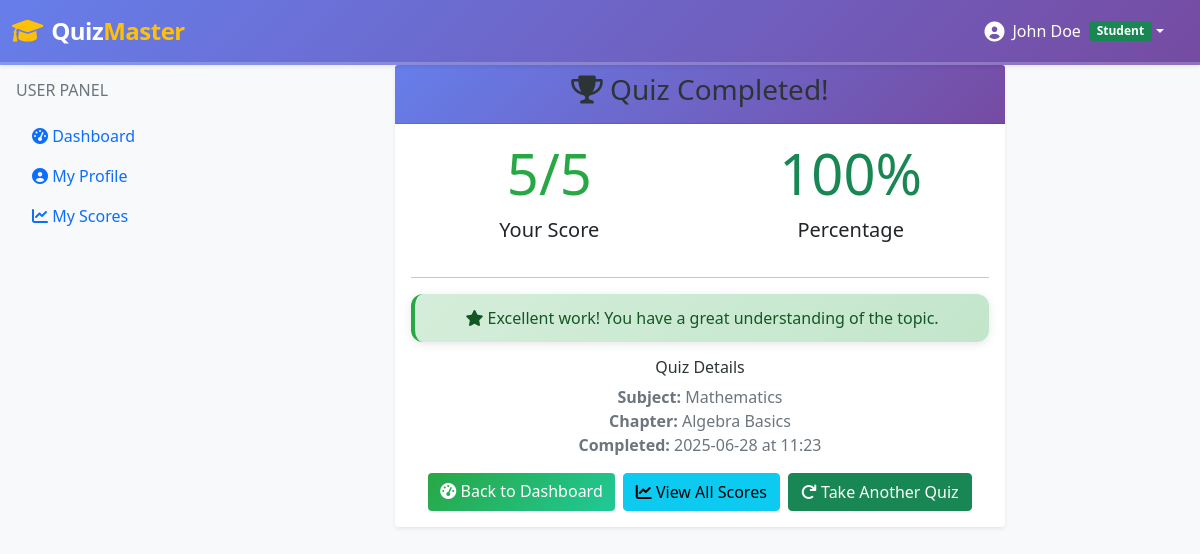
The page /user/quiz/result/1 (signed in) on the database its author committed.
### models/score.py (models this page shows, shortened)
class Score(db.Model):
    id = db.Column(db.Integer, primary_key=True)
    quiz_id = db.Column(db.Integer, db.ForeignKey('quiz.id'), nullable=False)
    user_id = db.Column(db.Integer, db.ForeignKey('user.id'), nullable=False)
    time_stamp_of_attempt = db.Column(db.DateTime, default=datetime.utcnow)
    total_scored = db.Column(db.Integer, nullable=False)
    total_questions = db.Column(db.Integer, nullable=False)

### models/subject.py (models this page shows, shortened)
class Subject(db.Model):
    id = db.Column(db.Integer, primary_key=True)
    name = db.Column(db.String(100), nullable=False)
    description = db.Column(db.Text)
    created_at = db.Column(db.DateTime, default=datetime.utcnow)
    chapters = db.relationship('Chapter', backref='subject', lazy=True, cascade='all, delete-orphan')

### models/chapter.py (models this page shows, shortened)
class Chapter(db.Model):
    id = db.Column(db.Integer, primary_key=True)
    name = db.Column(db.String(100), nullable=False)
    description = db.Column(db.Text)
    subject_id = db.Column(db.Integer, db.ForeignKey('subject.id'), nullable=False)
    created_at = db.Column(db.DateTime, default=datetime.utcnow)
    quizzes = db.relationship('Quiz', backref='chapter', lazy=True, cascade='all, delete-orphan')

### controllers/user.py (the view)
    def decorated_function(*args, **kwargs):
        if not is_logged_in() or is_admin():
            flash('Access denied', 'error')
            return redirect(url_for('auth.login'))
        return f(*args, **kwargs)

### controllers/user.py (called while the page is built)
def is_logged_in():
    return 'user_id' in session

def is_admin():
    return session.get('is_admin', False)

def user_required(f):
    def decorated_function(*args, **kwargs):
        if not is_logged_in() or is_admin():
            flash('Access denied', 'error')
            return redirect(url_for('auth.login'))
        return f(*args, **kwargs)
    decorated_function.__name__ = f.__name__
    return decorated_function

@user_bp.route('/quiz/result/<int:score_id>')
@user_required
def quiz_result(score_id):
    score = Score.query.filter_by(id=score_id, user_id=session['user_id']).first_or_404()
    percentage = round((score.total_scored / score.total_questions) * 100)
    return render_template('user/quiz_result.html', score=score, percentage=percentage)

### templates/user/quiz_result.html (shortened to what this page needs)
{% extends "base.html" %}
{% block content %}
<div class="container-fluid">
    <div class="row justify-content-center">
        <div class="col-md-8">
            <div class="card text-center">
                <div class="card-header bg-primary text-white">
                    <h3><i class="fas fa-trophy"></i> Quiz Completed!</h3>
                </div>
                <div class="card-body">
                    <div class="row">
                        <div class="col-md-6">
                            <h1 class="display-4 text-primary">{{ score.total_scored }}/{{ score.total_questions }}</h1>
                            <p class="lead">Your Score</p>
                        </div>
                        <div class="col-md-6">
                            <h1 class="display-4
                                {% if percentage >= 80 %}text-success
                                {% elif percentage >= 60 %}text-warning
                                {% else %}text-danger
                                {% endif %}">{{ percentage }}%</h1>
                            <p class="lead">Percentage</p>
                        </div>
                    </div>
                    <hr>
                    <div class="mb-3">
                        {% if percentage >= 80 %}
                            <div class="alert alert-success">
                                <i class="fas fa-star"></i> Excellent work! You have a great understanding of the topic.
                            </div>
                        {% elif percentage >= 60 %}
                            <div class="alert alert-warning">
                                <i class="fas fa-thumbs-up"></i> Good job! Keep practicing to improve further.
                            </div>
                        {% else %}
                            <div class="alert alert-info">
                                <i class="fas fa-book"></i> Don't worry! Review the material and try again.
                            </div>
                        {% endif %}
                    </div>
                    <div class="mb-3">
                        <h6>Quiz Details</h6>
                        <p class="text-muted">
                            <strong>Subject:</strong> {{ score.quiz.chapter.subject.name }}<br>
                            <strong>Chapter:</strong> {{ score.quiz.chapter.name }}<br>
                            <strong>Completed:</strong> {{ score.time_stamp_of_attempt.strftime('%Y-%m-%d at %H:%M') }}
                        </p>
                    </div>
                    <div class="d-flex gap-2 justify-content-center">
                        <a href="{{ url_for('user.dashboard') }}" class="btn btn-primary">
                            <i class="fas fa-tachometer-alt"></i> Back to Dashboard
                        </a>
                        <a href="{{ url_for('user.scores') }}" class="btn btn-info">
                            <i class="fas fa-chart-line"></i> View All Scores
                        </a>
                        <a href="{{ url_for('user.chapter_quizzes', chapter_id=score.quiz.chapter_id) }}" class="btn btn-success">
                            <i class="fas fa-redo"></i> Take Another Quiz
                        </a>
                    </div>
                </div>
            </div>
        </div>
    </div>
</div>
{% endblock %}

### static/css/style.css (style rules this page uses)
body { background-color: #f8f9fa; }
.card { border: none; box-shadow: 0 0.125rem 0.25rem rgba(0, 0, 0, 0.075); transition: box-shadow 0.15s ease-in-out; position: relative; z-index: 1; }
.alert { border: none; border-radius: 12px; padding: 12px 20px; margin-bottom: 15px; box-shadow: 0 2px 10px rgba(0, 0, 0, 0.1); animation: slideDown 0.3s ease-out; }
.alert-success { background: linear-gradient(135deg, #d4edda, #c3e6cb); color: #155724; border-left: 4px solid #28a745; }
* { transition: color 0.3s ease, background-color 0.3s ease, transform 0.3s ease, box-shadow 0.3s ease; }
h1, h2, h3, h4, h5, h6 { color: #2d3436 !important; }
.text-primary { color: #28a745 !important; }
.bg-primary { background: linear-gradient(135deg, #667eea 0%, #764ba2 100%) !important; }
.btn-primary { background: linear-gradient(135deg, #28a745 0%, #20c997 100%); border: none; color: white; }

### rows shown on the page
Score: total_scored "5", total_questions "5", time_stamp_of_attempt "2025-06-28 at 11:23"
Subject: quiz.chapter.subject.name "Mathematics"
Chapter: quiz.chapter.name "Algebra Basics"

### other values the page prints
{{ session.full_name }} "John Doe"
{{ percentage }} "100"
